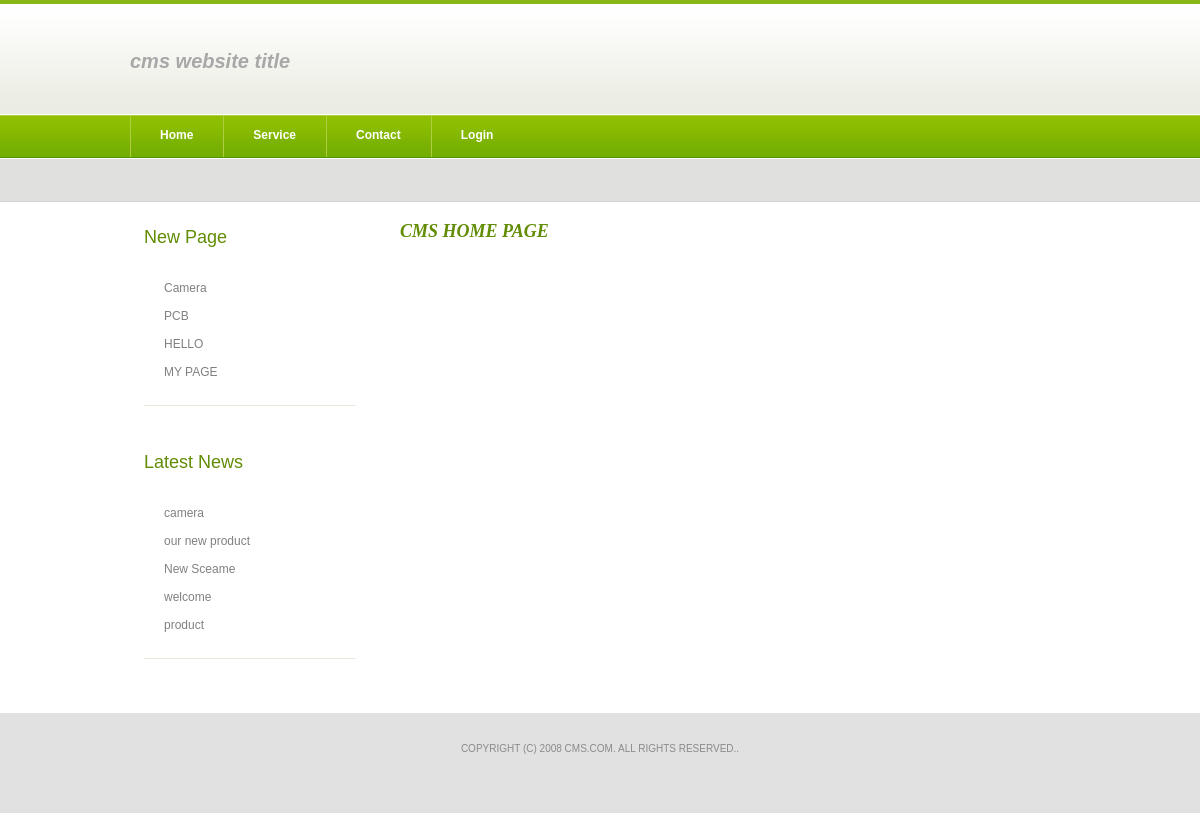
The page /cms2/index.php on the database its author committed.
### tables this page shows
CREATE TABLE IF NOT EXISTS `conf` (
  `lab_id` int(3) NOT NULL AUTO_INCREMENT,
  `lab_name` varchar(500) NOT NULL,
  `lab_value` varchar(500) NOT NULL,
  PRIMARY KEY (`lab_id`)
);

CREATE TABLE IF NOT EXISTS `pages` (
  `page_id` int(11) NOT NULL AUTO_INCREMENT,
  `page_title` varchar(50) NOT NULL,
  `page_des` varchar(500) NOT NULL,
  PRIMARY KEY (`page_id`)
);

CREATE TABLE IF NOT EXISTS `newpage` (
  `page_id` int(11) NOT NULL AUTO_INCREMENT,
  `page_title` varchar(50) NOT NULL,
  `page_des` varchar(500) NOT NULL,
  PRIMARY KEY (`page_id`)
);

CREATE TABLE IF NOT EXISTS `news` (
  `id` int(11) NOT NULL AUTO_INCREMENT,
  `news` varchar(100) NOT NULL,
  `newsdata` varchar(500) NOT NULL,
  `newsdate` varchar(50) NOT NULL,
  PRIMARY KEY (`id`)
);

### cms2/index.php (the view, shortened to what this page needs)
<!DOCTYPE html PUBLIC "-//W3C//DTD XHTML 1.0 Strict//EN" "http://www.w3.org/TR/xhtml1/DTD/xhtml1-strict.dtd">
<html xmlns="http://www.w3.org/1999/xhtml">
<head>
<link href="style.css" rel="stylesheet" type="text/css" media="screen" />
</head>
<body>
	<div id="logo">
		<?php
					$query1="select *from conf where lab_id=3";
					$result1=mysql_query($query1);
					$row1=mysql_fetch_array($result1);
					echo $row1[2];
				?>
		</div>
	<div id="header">
		<div id="menu">
			<ul>
				<li><a href="home.php" class="first">Home</a></li>
				<li class="current_page_item"><a href="service.php">service</a></li>
				<li><a href="contact.php">Contact</a></li>
				<li><a href="login.php">login</a></li>
			</ul>
		</div>
	</div>
	<div id="page">
		<div id="content">
			<div class="post">
		<?php
					$query11="select *from pages where page_id=3";
					$result11=mysql_query($query11);
					$row11=mysql_fetch_array($result11);
					echo $row11[2];
				?>
			</div>
		</div>
		<div id="sidebar">
			<ul>
				<li>
					<h2>New Page </h2>
					<ul>
							<li>
							<?php
											$query="select * from newpage";
											$result=mysql_query($query);
											while($row=mysql_fetch_array($result))
											{
												$a=$row['page_title'];
											?>
											<a href="navigation.php?name=<?php echo $a ?>"> <?php echo $a ?></a><br>
											<br>
									<?php
											}
											?>
				</li>
					</ul>
				</li>
			</ul>
			<ul>
				<li>
					<h2>Latest News</h2>
					<ul>
							<li>
			<?php
	$query="select * from news order by newsdate desc";
    $result=mysql_query($query);
	while($row=mysql_fetch_array($result))
											{
												$newsid=$row[0];
												$news=$row[1];
											?>
											<a href="latestnews.php?newsid=<?php echo $newsid ?>"> <?php echo $news ?></a><br>
											<br>
									<?php
											}
											?>
			</li>
					</ul>
				</li>
			</ul>
		</div>
		<div style="clear: both;">&nbsp;</div>
	</div>
	<div id="footer">
		<p>Copyright (c) 2008 cms.com. All rights reserved..</p>
		</div>
</body>
</html>

### cms2/style.css (style rules this page uses)
body { margin: 0; padding: 0; background: #FFFFFF url(images/img01.gif) repeat-x left top; font-family: Arial, Helvetica, sans-serif; font-size: 12px; color: #8A8A8A; }
h1, h2, h3 { margin: 0; text-transform: uppercase; font-weight: normal; color: #618C04; }
h2 { font-size: 18px; }
p, ul, ol { margin-top: 0; line-height: 240%; text-align: justify; }
a { color: #77B003; }
#header { width: 940px; height: 36px; margin: 0 auto; }
#menu { float: left; width: 680px; height: 43px; background: url(images/img02.jpg) no-repeat left top; }
#menu ul { margin: 0; padding: 0px 0px 0px 0px; list-style: none; line-height: normal; }
#menu li { display: block; float: left; }
#menu a { display: block; float: left; height: 30px; margin: 0; padding: 13px 30px 0px 30px; background: url(images/img02.gif) no-repeat left top; text-decoration: none; text-align: center; text-transform: capitalize; font-family: Arial, Helvetica, sans-serif; font-size: 12px; font-weight: bold; color: #FFFFFF; }
#page { width: 940px; margin: 0 auto; padding: 70px 0px 0px 0px; }
#logo { width: 940px; height: 65px; margin: 0 auto; }
#logo h1, #logo p { margin: 0px; line-height: normal; text-transform: lowercase; font-weight: normal; color: #618C04; }
#logo p { margin-top: 50px; text-transform: lowercase; font-size: 20px; color: #A8A8A8; }
#content { float: right; width: 670px; }
.post { margin-bottom: 45px; }
#sidebar { float: left; width: 240px; font-family: Arial, Helvetica, sans-serif; font-size: 12px; }
#sidebar ul { margin: 0; padding: 0; list-style: none; line-height: normal; }
#sidebar li { margin-bottom: 30px; padding: 0 0 10px 0px; }
#sidebar li ul { margin: 0px 14px; }
#sidebar li li { margin: 0; padding: 12px 0px; border-bottom: 1px solid #E9E8DD; background: url(images/img08.gif) no-repeat left 18px; }
#sidebar li li a { padding: 0px 0px 0px 20px; font-weight: normal; color: #808080; }
#sidebar h2 { height: 30px; margin: 0 0 10px 0px; padding: 6px 0 2px 14px; background: url(images/img05.gif) repeat-x left top; text-transform: capitalize; font-size: 18px; font-weight: normal; color: #618C04; }
#sidebar a { text-align: left; text-decoration: none; font-weight: bold; }
#footer { width: 100%; height: 100px; margin: 0 auto; padding: 0; background: #E1E1E1; }
#footer p { margin: 0; padding: 30px 0px 0px 0px; text-align: center; line-height: normal; text-transform: uppercase; font-size: 10px; }

### rows shown on the page
conf: lab_value "cms website title"
pages: page_des "CMS HOME PAGE"
newpage: page_title "Camera"
newpage: page_title "PCB"
newpage: page_title "HELLO"
newpage: page_title "MY PAGE"
news: news "camera"
news: news "our new product"
news: news "New Sceame"
news: news "welcome"
news: news "product"
